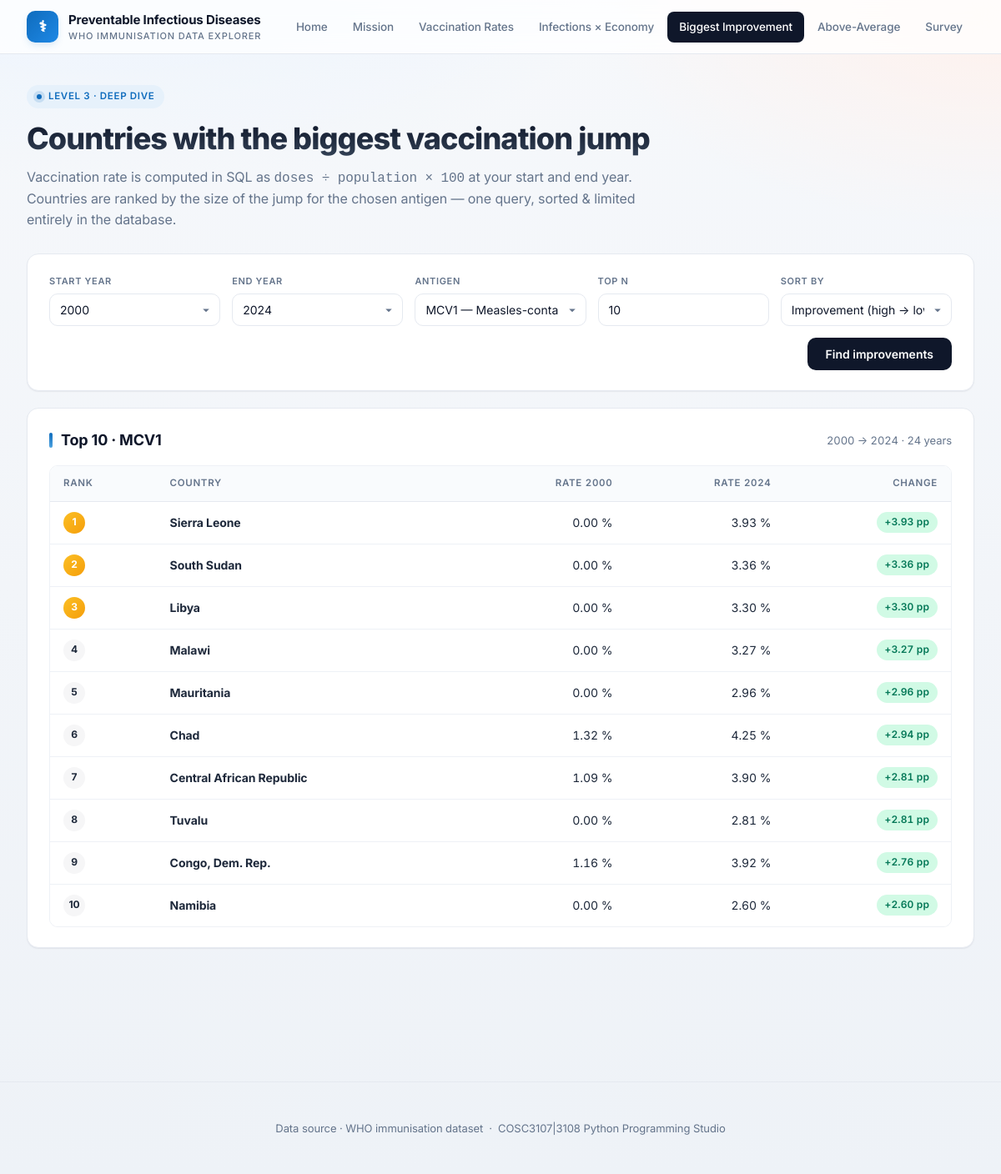
Screenshot of /biggest-improvement with the database file from the repository.
### tables this page shows
CREATE TABLE Antigen (
    AntigenID TEXT (6)  PRIMARY KEY
                        UNIQUE
                        NOT NULL,
    name      TEXT (40) NOT NULL
);

CREATE TABLE Country (
    CountryID TEXT (3)  PRIMARY KEY
                        UNIQUE
                        NOT NULL,
    name      TEXT (50) UNIQUE
                        NOT NULL,
    region    TEXT (3)  REFERENCES Region (RegionID),
    economy   INTEGER   REFERENCES Economy (economyID) 
);

### app.py (the view)
@app.route("/biggest-improvement", methods=["GET"])
def biggest_improvement():
    antigens = query("SELECT AntigenID, name FROM Antigen ORDER BY AntigenID")
    years = query("SELECT YearID FROM YearDate ORDER BY YearID")
    start_year = request.args.get("start_year", type=int, default=2000)
    end_year   = request.args.get("end_year", type=int, default=2024)
    antigen    = request.args.get("antigen", "MCV1")
    top_n_raw  = request.args.get("top_n", type=int, default=10)
    sort_by    = request.args.get("sort_by", "imp_desc")
    top_n = max(1, min(50, top_n_raw or 10))
    order_sql = safe_order(sort_by, {
        "imp_desc":    "improvement DESC, country ASC",
        "imp_asc":     "improvement ASC,  country ASC",
        "country_asc": "country ASC",
        "end_desc":    "end_rate DESC, country ASC",
    }, "imp_desc")
    results = []
    valid_range = start_year < end_year
    if valid_range:
        sql = f"""
            WITH start_rate AS (
                SELECT v.country AS country,
                       (SUM(v.doses) * 100.0) / AVG(p.population) AS rate
                FROM Vaccination v
                JOIN CountryPopulation p
                  ON p.country = v.country AND p.year = v.year
                WHERE v.antigen = ?
                  AND v.year = ?
                  AND v.doses IS NOT NULL
                  AND p.population > 0
                GROUP BY v.country
            ),
            end_rate AS (
                SELECT v.country AS country,
                       (SUM(v.doses) * 100.0) / AVG(p.population) AS rate
                FROM Vaccination v
                JOIN CountryPopulation p
                  ON p.country = v.country AND p.year = v.year
                WHERE v.antigen = ?
                  AND v.year = ?
                  AND v.doses IS NOT NULL
                  AND p.population > 0
                GROUP BY v.country
            )
            SELECT c.name        AS country,
                   s.rate        AS start_rate,
                   e.rate        AS end_rate,
                   (e.rate - s.rate) AS improvement
            FROM start_rate s
            JOIN end_rate e ON e.country = s.country
            JOIN Country c  ON c.CountryID = s.country
            ORDER BY {order_sql}
            LIMIT ?
        """
        results = query(sql, [antigen, start_year, antigen, end_year, top_n])
    return render_template(
        "biggest_improvement.html",
        antigens=antigens, years=years,
        start_year=start_year, end_year=end_year,
        antigen=antigen, top_n=top_n, sort_by=sort_by,
        results=results, valid_range=valid_range,
    )

### app.py (called while the page is built)
def get_db():
    db = getattr(g, "_db", None)
    if db is None:
        db = g._db = sqlite3.connect(DB_PATH)
        db.row_factory = sqlite3.Row
    return db

def query(sql, args=()):
    cur = get_db().execute(sql, args)
    rows = cur.fetchall()
    cur.close()
    return rows

def safe_order(value, mapping, default_key):
    return mapping.get(value, mapping[default_key])

@app.template_filter("num")
def num_filter(v, digits=0):
    if v is None:
        return "—"
    try:
        if digits == 0:
            return f"{int(round(float(v))):,}"
        return f"{float(v):,.{digits}f}"
    except (ValueError, TypeError):
        return str(v)

### templates/biggest_improvement.html (shortened to what this page needs)
{% extends "base.html" %}
{% block content %}
<span class="eyebrow">Level 3 · Deep Dive</span>
<h1>Countries with the biggest vaccination jump</h1>
<p class="lead">
  Vaccination rate is computed in SQL as <code>doses ÷ population × 100</code> at
  your start and end year. Countries are ranked by the size of the jump for the
  chosen antigen — one query, sorted &amp; limited entirely in the database.
</p>
<div class="panel">
  <form class="filters" method="get">
    <label>Start year
      <select name="start_year">
        {% for y in years %}<option value="{{ y.YearID }}" {% if y.YearID == start_year %}selected{% endif %}>{{ y.YearID }}</option>{% endfor %}
      </select>
    </label>
    <label>End year
      <select name="end_year">
        {% for y in years %}<option value="{{ y.YearID }}" {% if y.YearID == end_year %}selected{% endif %}>{{ y.YearID }}</option>{% endfor %}
      </select>
    </label>
    <label>Antigen
      <select name="antigen">
        {% for a in antigens %}<option value="{{ a.AntigenID }}" {% if a.AntigenID == antigen %}selected{% endif %}>{{ a.AntigenID }} — {{ a.name }}</option>{% endfor %}
      </select>
    </label>
    <label>Top N
      <input type="number" name="top_n" min="1" max="50" value="{{ top_n }}" />
    </label>
    <label>Sort by
      <select name="sort_by">
        <option value="imp_desc"    {% if sort_by=='imp_desc' %}selected{% endif %}>Improvement (high → low)</option>
      </select>
    </label>
    <div class="actions"><button type="submit">Find improvements</button></div>
  </form>
</div>
<div class="panel">
  <div class="panel-head">
    <h2>Top {{ top_n }} · {{ antigen }}</h2>
    <div class="meta">{{ start_year }} → {{ end_year }} · {{ end_year - start_year }} years</div>
  </div>
  {% if not valid_range %}
    <p class="empty">Start year must be earlier than end year.</p>
  {% elif results %}
    <div class="table-wrap">
      <table>
        <thead>
          <tr>
            <th>Rank</th>
            <th>Country</th>
            <th class="num">Rate {{ start_year }}</th>
            <th class="num">Rate {{ end_year }}</th>
            <th class="num">Change</th>
          </tr>
        </thead>
        <tbody>
          {% for r in results %}
            <tr>
              <td><span class="rank {% if loop.index <= 3 %}top{% endif %}">{{ loop.index }}</span></td>
              <td><strong>{{ r.country }}</strong></td>
              <td class="num">{{ r.start_rate|num(2) }} %</td>
              <td class="num">{{ r.end_rate|num(2) }} %</td>
              <td class="num">
                <span class="badge {% if r.improvement >= 0 %}badge-good{% else %}badge-bad{% endif %}">
                  {% if r.improvement >= 0 %}+{% endif %}{{ r.improvement|num(2) }} pp
                </span>
              </td>
            </tr>
          {% endfor %}
        </tbody>
      </table>
    </div>
  {% else %}
    <p class="empty">No data available for this antigen / year combination.</p>
  {% endif %}
</div>
{% endblock %}

### templates/base.html (shortened to what this page needs)
<!doctype html>
<html lang="en">
<head>
  <link rel="stylesheet" href="{{ url_for('static', filename='style.css') }}" />
</head>
<body>
  <header>
    <div class="brand">
      <a href="{{ url_for('landing') }}">
        <span class="logo">⚕</span>
        <span>
          Preventable Infectious Diseases
          <span class="brand-sub">WHO Immunisation Data Explorer</span>
        </span>
      </a>
    </div>
    <nav>
      <a href="{{ url_for('landing') }}"             {% if request.endpoint=='landing' %}class="active"{% endif %}>Home</a>
      <a href="{{ url_for('mission') }}"             {% if request.endpoint=='mission' %}class="active"{% endif %}>Mission</a>
      <a href="{{ url_for('vaccination_rates') }}"   {% if request.endpoint=='vaccination_rates' %}class="active"{% endif %}>Vaccination Rates</a>
      <a href="{{ url_for('infection_economy') }}"   {% if request.endpoint=='infection_economy' %}class="active"{% endif %}>Infections × Economy</a>
      <a href="{{ url_for('biggest_improvement') }}" {% if request.endpoint=='biggest_improvement' %}class="active"{% endif %}>Biggest Improvement</a>
      <a href="{{ url_for('above_average') }}"       {% if request.endpoint=='above_average' %}class="active"{% endif %}>Above-Average</a>
      <a href="{{ url_for('survey') }}"              {% if request.endpoint in ['survey','survey_results','survey_detail'] %}class="active"{% endif %}>Survey</a>
    </nav>
  </header>
  <main>
    {% block content %}{% endblock %}
  </main>
  <footer>
    <p>
      Data source · <a href="https://www.who.int/teams/immunization-vaccines-and-biologicals/immunization-analysis-and-insights" target="_blank" rel="noopener">WHO immunisation dataset</a>
      &nbsp;·&nbsp; COSC3107|3108 Python Programming Studio
    </p>
  </footer>
</body>
</html>

### rows the page displays
Antigen: AntigenID "MCV1"
Country: country "Sierra Leone", start_rate|num "0.00", end_rate|num "3.93", improvement|num "3.93"
Country: country "South Sudan", start_rate|num "0.00", end_rate|num "3.36", improvement|num "3.36"
Country: country "Libya", start_rate|num "0.00", end_rate|num "3.30", improvement|num "3.30"
Country: country "Malawi", start_rate|num "0.00", end_rate|num "3.27", improvement|num "3.27"
Country: country "Mauritania", start_rate|num "0.00", end_rate|num "2.96", improvement|num "2.96"
Country: country "Chad", start_rate|num "1.32", end_rate|num "4.25", improvement|num "2.94"
Country: country "Central African Republic", start_rate|num "1.09", end_rate|num "3.90", improvement|num "2.81"
Country: country "Tuvalu", start_rate|num "0.00", end_rate|num "2.81", improvement|num "2.81"
Country: country "Congo, Dem. Rep.", start_rate|num "1.16", end_rate|num "3.92", improvement|num "2.76"
Country: country "Namibia", start_rate|num "0.00", end_rate|num "2.60", improvement|num "2.60"

### other values shown
{{ top_n }} "10"
{{ start_year }} "2000"
{{ end_year }} "2024"
{{ end_year - start_year }} "24"
form field start_year "2000"
form field end_year "2024"
form field antigen "MCV1 — Measles-containing vaccine, 1st dose"
